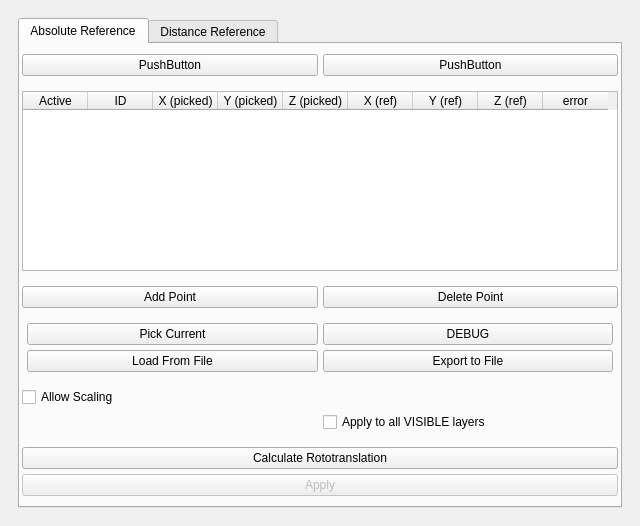
<?xml version="1.0" encoding="UTF-8"?>
<ui version="4.0">
 <class>edit_referencingDialog</class>
 <widget class="QWidget" name="edit_referencingDialog">
  <property name="geometry">
   <rect>
    <x>0</x>
    <y>0</y>
    <width>640</width>
    <height>526</height>
   </rect>
  </property>
  <property name="windowTitle">
   <string>Form</string>
  </property>
  <layout class="QHBoxLayout" name="horizontalLayout_2">
   <property name="spacing">
    <number>6</number>
   </property>
   <property name="leftMargin">
    <number>9</number>
   </property>
   <property name="topMargin">
    <number>9</number>
   </property>
   <property name="rightMargin">
    <number>9</number>
   </property>
   <property name="bottomMargin">
    <number>9</number>
   </property>
   <item>
    <widget class="QFrame" name="frame">
     <layout class="QVBoxLayout" name="verticalLayout_2">
      <item>
       <widget class="QTabWidget" name="tabWidget">
        <property name="currentIndex">
         <number>0</number>
        </property>
        <widget class="QWidget" name="absRef">
         <attribute name="title">
          <string>Absolute Reference</string>
         </attribute>
         <layout class="QVBoxLayout" name="verticalLayout">
          <property name="spacing">
           <number>5</number>
          </property>
          <property name="leftMargin">
           <number>2</number>
          </property>
          <property name="topMargin">
           <number>5</number>
          </property>
          <property name="rightMargin">
           <number>2</number>
          </property>
          <property name="bottomMargin">
           <number>5</number>
          </property>
          <item>
           <layout class="QHBoxLayout" name="horizontalLayout_3">
            <property name="topMargin">
             <number>5</number>
            </property>
            <property name="bottomMargin">
             <number>5</number>
            </property>
            <item>
             <widget class="QPushButton" name="pushButton_2">
              <property name="text">
               <string>PushButton</string>
              </property>
             </widget>
            </item>
            <item>
             <widget class="QPushButton" name="pushButton">
              <property name="text">
               <string>PushButton</string>
              </property>
             </widget>
            </item>
           </layout>
          </item>
          <item>
           <layout class="QHBoxLayout" name="horizontalLayout_4">
            <property name="topMargin">
             <number>5</number>
            </property>
            <property name="bottomMargin">
             <number>5</number>
            </property>
            <item>
             <widget class="QTableWidget" name="tableWidget">
              <property name="selectionMode">
               <enum>QAbstractItemView::SingleSelection</enum>
              </property>
              <property name="selectionBehavior">
               <enum>QAbstractItemView::SelectRows</enum>
              </property>
              <attribute name="horizontalHeaderDefaultSectionSize">
               <number>65</number>
              </attribute>
              <column>
               <property name="text">
                <string>Active</string>
               </property>
              </column>
              <column>
               <property name="text">
                <string>ID</string>
               </property>
              </column>
              <column>
               <property name="text">
                <string>X (picked)</string>
               </property>
              </column>
              <column>
               <property name="text">
                <string>Y (picked)</string>
               </property>
              </column>
              <column>
               <property name="text">
                <string>Z (picked)</string>
               </property>
              </column>
              <column>
               <property name="text">
                <string>X (ref)</string>
               </property>
              </column>
              <column>
               <property name="text">
                <string>Y (ref)</string>
               </property>
              </column>
              <column>
               <property name="text">
                <string>Z (ref)</string>
               </property>
              </column>
              <column>
               <property name="text">
                <string>error</string>
               </property>
              </column>
             </widget>
            </item>
           </layout>
          </item>
          <item>
           <layout class="QHBoxLayout" name="horizontalLayout">
            <property name="topMargin">
             <number>5</number>
            </property>
            <property name="rightMargin">
             <number>0</number>
            </property>
            <property name="bottomMargin">
             <number>5</number>
            </property>
            <item>
             <widget class="QPushButton" name="addLine">
              <property name="text">
               <string>Add Point</string>
              </property>
             </widget>
            </item>
            <item>
             <widget class="QPushButton" name="delLine">
              <property name="text">
               <string>Delete Point</string>
              </property>
             </widget>
            </item>
           </layout>
          </item>
          <item>
           <layout class="QGridLayout" name="gridLayout">
            <property name="leftMargin">
             <number>5</number>
            </property>
            <property name="topMargin">
             <number>5</number>
            </property>
            <property name="rightMargin">
             <number>5</number>
            </property>
            <property name="bottomMargin">
             <number>5</number>
            </property>
            <item row="0" column="0">
             <widget class="QPushButton" name="pickCurrent">
              <property name="text">
               <string>Pick Current</string>
              </property>
             </widget>
            </item>
            <item row="1" column="1">
             <widget class="QPushButton" name="exportToFile">
              <property name="text">
               <string>Export to File</string>
              </property>
             </widget>
            </item>
            <item row="1" column="0">
             <widget class="QPushButton" name="loadFromFile">
              <property name="text">
               <string>Load From File</string>
              </property>
             </widget>
            </item>
            <item row="0" column="1">
             <widget class="QPushButton" name="buttonPickRef">
              <property name="text">
               <string>DEBUG</string>
              </property>
             </widget>
            </item>
           </layout>
          </item>
          <item>
           <layout class="QGridLayout" name="gridLayout_2">
            <property name="topMargin">
             <number>5</number>
            </property>
            <property name="bottomMargin">
             <number>5</number>
            </property>
            <item row="0" column="0">
             <widget class="QCheckBox" name="cbAllowScaling">
              <property name="text">
               <string>Allow Scaling</string>
              </property>
             </widget>
            </item>
            <item row="1" column="1">
             <widget class="QCheckBox" name="cbApplyToAll">
              <property name="text">
               <string>Apply to all VISIBLE layers</string>
              </property>
             </widget>
            </item>
           </layout>
          </item>
          <item>
           <layout class="QVBoxLayout" name="verticalLayout_3">
            <property name="topMargin">
             <number>5</number>
            </property>
            <property name="bottomMargin">
             <number>5</number>
            </property>
            <item>
             <widget class="QPushButton" name="buttonCalculate">
              <property name="text">
               <string>Calculate Rototranslation</string>
              </property>
             </widget>
            </item>
            <item>
             <widget class="QPushButton" name="buttonApply">
              <property name="enabled">
               <bool>false</bool>
              </property>
              <property name="text">
               <string>Apply</string>
              </property>
             </widget>
            </item>
           </layout>
          </item>
         </layout>
        </widget>
        <widget class="QWidget" name="distRef">
         <attribute name="title">
          <string>Distance Reference</string>
         </attribute>
         <widget class="QLabel" name="label">
          <property name="geometry">
           <rect>
            <x>210</x>
            <y>70</y>
            <width>201</width>
            <height>111</height>
           </rect>
          </property>
          <property name="text">
           <string>used to scale scene given distances between picked points: useful for scaling to correct size data coming from SFM, PHOTOGRAMMETRY and DENSE STEREO                    NOT YET IMPLEMENTED</string>
          </property>
          <property name="wordWrap">
           <bool>true</bool>
          </property>
         </widget>
        </widget>
       </widget>
      </item>
     </layout>
    </widget>
   </item>
  </layout>
 </widget>
 <resources/>
 <connections/>
</ui>
